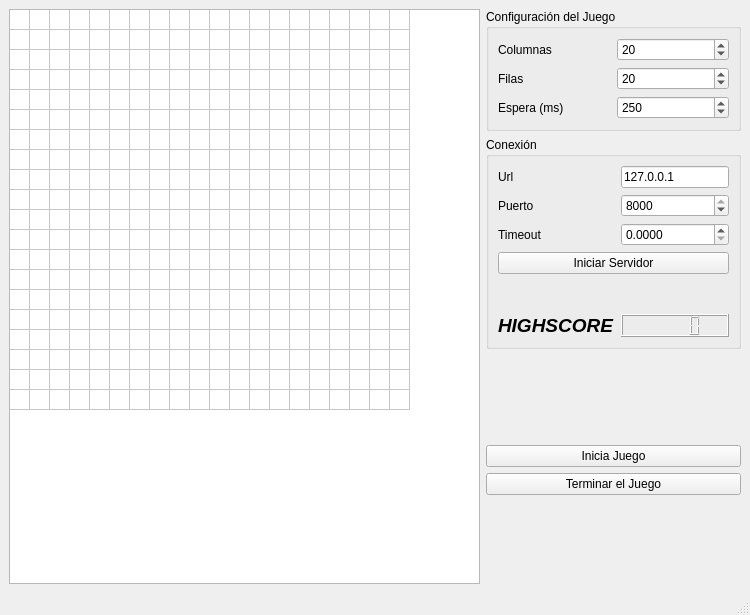
<?xml version="1.0" encoding="UTF-8"?>
<ui version="4.0">
 <class>MainWindow</class>
 <widget class="QMainWindow" name="MainWindow">
  <property name="geometry">
   <rect>
    <x>0</x>
    <y>0</y>
    <width>750</width>
    <height>615</height>
   </rect>
  </property>
  <property name="minimumSize">
   <size>
    <width>0</width>
    <height>0</height>
   </size>
  </property>
  <property name="windowTitle">
   <string>Servidor</string>
  </property>
  <widget class="QWidget" name="centralwidget">
   <layout class="QHBoxLayout" name="horizontalLayout">
    <item>
     <widget class="QTableWidget" name="tableWidget">
      <property name="sizePolicy">
       <sizepolicy hsizetype="Expanding" vsizetype="Expanding">
        <horstretch>0</horstretch>
        <verstretch>0</verstretch>
       </sizepolicy>
      </property>
      <property name="verticalScrollBarPolicy">
       <enum>Qt::ScrollBarAlwaysOff</enum>
      </property>
      <property name="horizontalScrollBarPolicy">
       <enum>Qt::ScrollBarAlwaysOff</enum>
      </property>
      <property name="autoScroll">
       <bool>true</bool>
      </property>
      <property name="dragDropOverwriteMode">
       <bool>true</bool>
      </property>
      <property name="rowCount">
       <number>20</number>
      </property>
      <property name="columnCount">
       <number>20</number>
      </property>
      <attribute name="horizontalHeaderVisible">
       <bool>false</bool>
      </attribute>
      <attribute name="horizontalHeaderDefaultSectionSize">
       <number>20</number>
      </attribute>
      <attribute name="horizontalHeaderHighlightSections">
       <bool>false</bool>
      </attribute>
      <attribute name="horizontalHeaderMinimumSectionSize">
       <number>1</number>
      </attribute>
      <attribute name="verticalHeaderVisible">
       <bool>false</bool>
      </attribute>
      <attribute name="verticalHeaderDefaultSectionSize">
       <number>20</number>
      </attribute>
      <attribute name="verticalHeaderHighlightSections">
       <bool>false</bool>
      </attribute>
      <attribute name="verticalHeaderMinimumSectionSize">
       <number>1</number>
      </attribute>
      <row/>
      <row/>
      <row/>
      <row/>
      <row/>
      <row/>
      <row/>
      <row/>
      <row/>
      <row/>
      <row/>
      <row/>
      <row/>
      <row/>
      <row/>
      <row/>
      <row/>
      <row/>
      <row/>
      <row/>
      <column/>
      <column/>
      <column/>
      <column/>
      <column/>
      <column/>
      <column/>
      <column/>
      <column/>
      <column/>
      <column/>
      <column/>
      <column/>
      <column/>
      <column/>
      <column/>
      <column/>
      <column/>
      <column/>
      <column/>
     </widget>
    </item>
    <item>
     <layout class="QVBoxLayout" name="verticalLayout_2">
      <property name="sizeConstraint">
       <enum>QLayout::SetMinimumSize</enum>
      </property>
      <item>
       <widget class="QGroupBox" name="groupBox">
        <property name="sizePolicy">
         <sizepolicy hsizetype="Preferred" vsizetype="Maximum">
          <horstretch>0</horstretch>
          <verstretch>0</verstretch>
         </sizepolicy>
        </property>
        <property name="title">
         <string>Configuración del Juego</string>
        </property>
        <layout class="QGridLayout" name="gridLayout">
         <item row="0" column="0">
          <widget class="QLabel" name="label_3">
           <property name="text">
            <string>Columnas</string>
           </property>
          </widget>
         </item>
         <item row="1" column="0">
          <widget class="QLabel" name="label">
           <property name="text">
            <string>Filas</string>
           </property>
          </widget>
         </item>
         <item row="0" column="1">
          <widget class="QSpinBox" name="spinBox_2">
           <property name="minimum">
            <number>1</number>
           </property>
           <property name="maximum">
            <number>1000000000</number>
           </property>
           <property name="value">
            <number>20</number>
           </property>
          </widget>
         </item>
         <item row="1" column="1">
          <widget class="QSpinBox" name="spinBox_3">
           <property name="minimum">
            <number>1</number>
           </property>
           <property name="maximum">
            <number>1000000000</number>
           </property>
           <property name="value">
            <number>20</number>
           </property>
          </widget>
         </item>
         <item row="2" column="1">
          <widget class="QSpinBox" name="spinBox">
           <property name="maximum">
            <number>3000</number>
           </property>
           <property name="value">
            <number>250</number>
           </property>
          </widget>
         </item>
         <item row="2" column="0">
          <widget class="QLabel" name="label_2">
           <property name="text">
            <string>Espera (ms)</string>
           </property>
          </widget>
         </item>
        </layout>
       </widget>
      </item>
      <item>
       <widget class="QGroupBox" name="groupBox_2">
        <property name="sizePolicy">
         <sizepolicy hsizetype="Maximum" vsizetype="Maximum">
          <horstretch>0</horstretch>
          <verstretch>0</verstretch>
         </sizepolicy>
        </property>
        <property name="title">
         <string>Conexión</string>
        </property>
        <layout class="QGridLayout" name="gridLayout_2">
         <item row="0" column="0">
          <widget class="QLabel" name="label_6">
           <property name="text">
            <string>Url</string>
           </property>
          </widget>
         </item>
         <item row="0" column="1">
          <widget class="QLineEdit" name="lineEdit">
           <property name="text">
            <string>127.0.0.1</string>
           </property>
          </widget>
         </item>
         <item row="2" column="0">
          <widget class="QLabel" name="label_5">
           <property name="text">
            <string>Timeout</string>
           </property>
          </widget>
         </item>
         <item row="3" column="0" colspan="2">
          <widget class="QPushButton" name="pushButton">
           <property name="text">
            <string>Iniciar Servidor</string>
           </property>
          </widget>
         </item>
         <item row="2" column="1">
          <widget class="QDoubleSpinBox" name="doubleSpinBox">
           <property name="decimals">
            <number>4</number>
           </property>
          </widget>
         </item>
         <item row="1" column="0">
          <widget class="QLabel" name="label_4">
           <property name="text">
            <string>Puerto</string>
           </property>
          </widget>
         </item>
         <item row="1" column="1">
          <widget class="QSpinBox" name="spinBox_4">
           <property name="maximum">
            <number>8000</number>
           </property>
           <property name="value">
            <number>8000</number>
           </property>
          </widget>
         </item>
         <item row="4" column="0" colspan="2">
          <widget class="QLabel" name="label_7">
           <property name="font">
            <font>
             <pointsize>18</pointsize>
             <weight>75</weight>
             <italic>true</italic>
             <bold>true</bold>
            </font>
           </property>
           <property name="text">
            <string/>
           </property>
          </widget>
         </item>
         <item row="5" column="1">
          <widget class="QLCDNumber" name="lcdNumber"/>
         </item>
         <item row="5" column="0">
          <widget class="QLabel" name="label_8">
           <property name="sizePolicy">
            <sizepolicy hsizetype="Preferred" vsizetype="Preferred">
             <horstretch>0</horstretch>
             <verstretch>0</verstretch>
            </sizepolicy>
           </property>
           <property name="font">
            <font>
             <pointsize>14</pointsize>
             <weight>75</weight>
             <italic>true</italic>
             <bold>true</bold>
            </font>
           </property>
           <property name="text">
            <string>HIGHSCORE</string>
           </property>
          </widget>
         </item>
        </layout>
       </widget>
      </item>
      <item>
       <spacer name="verticalSpacer_2">
        <property name="orientation">
         <enum>Qt::Vertical</enum>
        </property>
        <property name="sizeType">
         <enum>QSizePolicy::MinimumExpanding</enum>
        </property>
        <property name="sizeHint" stdset="0">
         <size>
          <width>20</width>
          <height>40</height>
         </size>
        </property>
       </spacer>
      </item>
      <item>
       <widget class="QPushButton" name="pushButton_2">
        <property name="text">
         <string>Inicia Juego</string>
        </property>
       </widget>
      </item>
      <item>
       <widget class="QPushButton" name="pushButton_3">
        <property name="text">
         <string>Terminar el Juego</string>
        </property>
       </widget>
      </item>
      <item>
       <spacer name="verticalSpacer">
        <property name="orientation">
         <enum>Qt::Vertical</enum>
        </property>
        <property name="sizeType">
         <enum>QSizePolicy::MinimumExpanding</enum>
        </property>
        <property name="sizeHint" stdset="0">
         <size>
          <width>20</width>
          <height>40</height>
         </size>
        </property>
       </spacer>
      </item>
     </layout>
    </item>
   </layout>
  </widget>
  <widget class="QMenuBar" name="menubar">
   <property name="geometry">
    <rect>
     <x>0</x>
     <y>0</y>
     <width>750</width>
     <height>28</height>
    </rect>
   </property>
  </widget>
  <widget class="QStatusBar" name="statusbar"/>
 </widget>
 <resources/>
 <connections/>
</ui>
